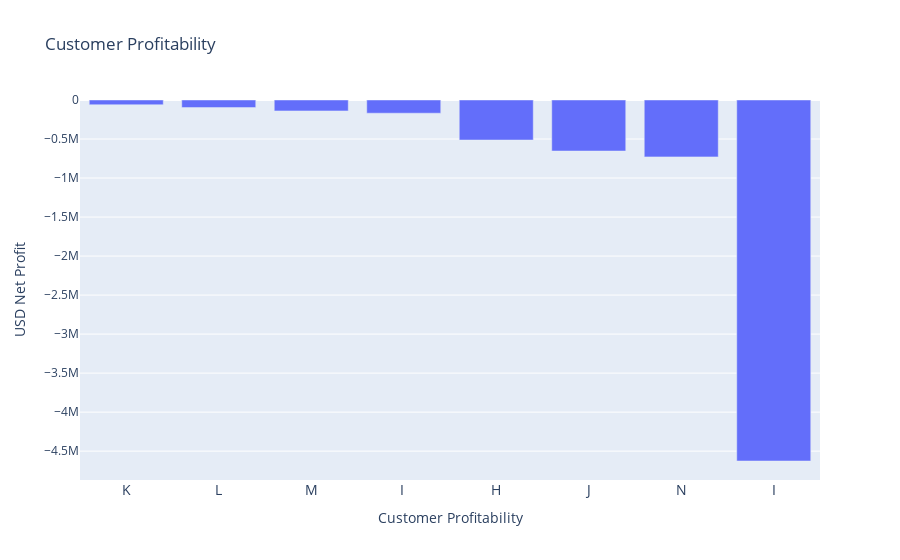

Source (notebook cell):
### Code cell
#customerprofit
#create dataframe
customerprofit=pd.DataFrame(transoutput.groupby('CustomerName')['Profit'].sum().reset_index().sort_values('Profit',ascending=False))
customerprofit

#ceate visualization

fig = go.Figure(data=[
    go.Bar(name='Customer Profitability', x=customerprofit['CustomerName'], y=customerprofit['Profit']),
])
# Change the bar mode
fig.update_layout(
    title='Customer Profitability',
    xaxis=dict(
        title='Customer Profitability',
        tickfont_size=14
    ),
    yaxis=dict(
    title='USD Net Profit'
    ),
    barmode='group'

)

fig.show()

### Figure 1 — Plotly figure (JSON) as saved in the notebook; plotly's stock layout.template omitted (floating-point values rounded to 4 significant figures)
{"data": [{"name": "Customer Profitability", "type": "bar", "x": ["K", "L", "M", "I ", "H", "J", "N", "I"], "y": [-60930.0, -96960.0, -140100.0, -169000.0, -513200.0, -654000.0, -729000.0, -4626000.0]}], "layout": {"barmode": "group", "title": {"text": "Customer Profitability"}, "xaxis": {"tickfont": {"size": 14}, "title": {"text": "Customer Profitability"}}, "yaxis": {"title": {"text": "USD Net Profit"}}}}
